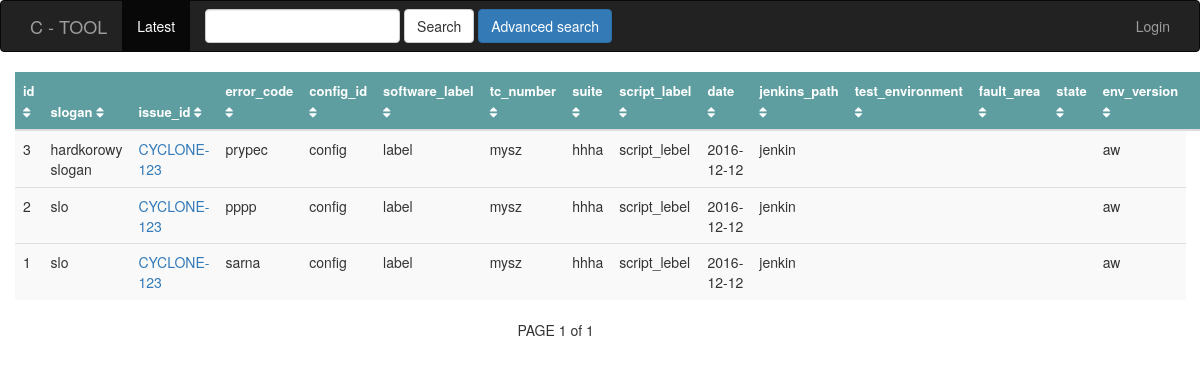
Before: / with the older database file.
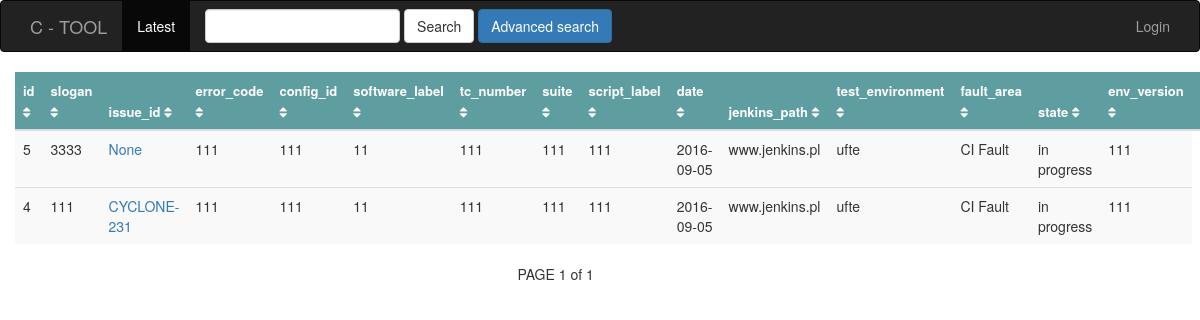
After: the same page with the newer database file.
### errors/models.py (models this page shows, shortened)
class Error(models.Model):
    slogan = models.CharField(max_length=200)
    issue_id = models.CharField(max_length=200)
    error_code = models.CharField(max_length=200)
    config_id = models.CharField(max_length=200)
    software_label = models.CharField(max_length=200)
    tc_number = models.CharField(max_length=200)
    suite = models.CharField(max_length=200)
    script_label = models.CharField(max_length=200)
    date = models.DateField()
    jenkins_path = models.CharField(max_length=200)
    test_environment = models.CharField(max_length=200, blank=False,
                                        choices=[('ufte', 'ufte'), ('hibiscus', 'hibiscus')],
                                        null=False)
    fault_area = models.CharField(max_length=200, blank=False,
                                  choices=[('CI Fault', 'CI Fault'), ('Product Fault', 'Product Fault')],
                                  null=False)
    state = models.CharField(max_length=200, blank=False,
                             choices=[('in progress', 'in progress'), ('frozen', 'frozen'), ('solved', 'solved')],
                             null=False)
    comment = models.TextField(max_length=1000)
    env_version = models.CharField(max_length=100)
    created_by = models.CharField(max_length=200)
    def get_fields(self):
        all_fields = []
        for field in Error._meta.fields:
            if field.name != 'comment':
                all_fields.append(field)
        return [(field.name, field.value_to_string(self)) for field in all_fields]
    def parse_url_address_to_issue_id(self):
        pattern = r'.*eriref=([A-Z]{2}\d{5})'
        matcher = re.match(pattern, self.issue_id)
        if matcher:
            return matcher.group(1)
        pattern = r'.*report=([A-Z]{3}-[A-Z]{2}-\d+)'
        matcher = re.match(pattern, self.issue_id)
        if matcher:
            return matcher.group(1)
        pattern = r'.*browse\/(.+)'
        matcher = re.match(pattern, self.issue_id)
        if matcher:
            return matcher.group(1)
        pattern = r'^TBD$'
        matcher = re.match(pattern, self.issue_id)
        if matcher:
            return 'TBD'

### errors/views.py (the view)
# urls.py: url(r'^$', views.index, name='index'),
def index(request):
    all_errors_list = Error.objects.order_by('-id')
    post_errors_to_session(request, all_errors_list)
    paginator = Paginator(all_errors_list, 15)
    page = request.GET.get('page')
    try:
        all_errors = paginator.page(page)
    except PageNotAnInteger:
        all_errors = paginator.page(1)
    except EmptyPage:
        all_errors = paginator.page(paginator.num_pages)
    query = request.GET.get("q")
    if query:
        fields = ['created_by', 'slogan', 'issue_id', 'error_code', 'config_id', 'software_label', 'tc_number', 'suite',
                  'script_label', 'jenkins_path', 'test_environment', 'fault_area','state', 'env_version']
        values = []
        for i in range(len(fields)):
            values.append(query)
        query_result = dynamic_query(request, Error, fields, values, 'or')
        return query_result
    else:
        context = {'all_errors': all_errors,
                   'fields': Error().get_fields()}
    return render(request, 'errors/index.html', context)

### errors/views.py (called while the page is built)
def post_errors_to_session(request, errors):
    request.session['errors'] = serializers.serialize("json", errors)

### errors/templates/errors/index.html (shortened to what this page needs)
{% extends 'errors/base.html' %}
{% block body %}
    <div class="container-fluid">
        <table class="table table-striped table-hover">
            <thead style='color: ghostwhite; background-color: cadetblue'>
            <tr>
                {% for field, _ in fields %}
                    {% if field == column %}
                        <th><a href="{% url 'error:sorting' field direction %}">{{ field }} <i
                                class="{{ icon }}"></i></a></th>
                    {% else %}
                        {% if field == "created_by"%}
                            {% if user.is_authenticated %}
                                <th><a href="{% url 'error:sorting' field 'asc' %}">{{ field }} <i
                                        class="fa fa-sort"></i></a>
                                </th>
                            {% endif %}
                            {% else %}
                             <th><a href="{% url 'error:sorting' field 'asc' %}">{{ field }} <i
                                        class="fa fa-sort"></i></a>
                                </th>
                        {% endif %}
                    {% endif %}
                {% endfor %}
                <th></th>
            </tr>
            </thead>
            <tbody>
            {% for error in all_errors %}
                <tr data-toggle="collapse" data-target="#error{{ error.id }}" class="accordion-toggle"
                        {% if error.issue_id == 'TBD' %} style="background: #ffe8b4" {% endif %}>
                    {% for name, value in error.get_fields %}
                        {% if name == 'issue_id' %}
                            {% if value == 'TBD' %}
                                <td>{{ error.parse_url_address_to_issue_id }}</td>
                            {% else %}
                                <td><a href="{{ value }}">{{ error.parse_url_address_to_issue_id }}</a></td>
                            {% endif %}
                        {% elif name == 'created_by' %}
                            {% if user.is_authenticated %}
                                <td>{{ value }}</td>
                            {% endif %}
                        {% else %}
                            <td>{{ value }}</td>
                        {% endif %}
                    {% endfor %}
                </tr>
                        </div>
            {% endfor %}
        <div class="col-md-offset-5 col-md-4">
        <span class="step-links">
            <span class="current">
                PAGE {{ all_errors.number }} of {{ all_errors.paginator.num_pages }}
            </span>
        </span>
        </div>
{% endblock %}

### errors/templates/errors/base.html (shortened to what this page needs)
<!DOCTYPE html>
<html lang="en">
<head>
    {% load staticfiles %}
    <link href="//maxcdn.bootstrapcdn.com/font-awesome/4.1.0/css/font-awesome.min.css" rel="stylesheet">
    <link rel="stylesheet" href="https://maxcdn.bootstrapcdn.com/bootstrap/3.3.7/css/bootstrap.min.css">
    <link rel="stylesheet" type="text/css" href="{% static 'errors/style.css' %}" />
</head>
<body>
<div class="navbar navbar-inverse">
    <div class="container">
        <div class="navbar-header">
            <a href='{% url 'error:index' %}' class="navbar-brand">C - TOOL</a>
        </div>
        <ul class="nav navbar-nav">
            <li class="active"><a href="{% url 'error:index' %}">Latest</a></li>
        </ul>
        <form class="navbar-form navbar-left" role="search" method="get" action="{% url 'error:index' %}">
            <div class="form-group">
                <input type="text" class="form-control" name="q" value="">
            </div>
            <button type="submit" class="btn btn-default">Search</button>
        <a class=" btn btn-primary" href="{% url 'error:advanced_search' %}" >Advanced search</a>
        </form>
        <ul class="nav navbar-nav navbar-right">
            <li>
                {% if user.is_authenticated %}
                    <a href="{% url 'error:logout_user' %}">Logout</a>
                {% else %}
                    <a href="{% url 'error:login_user' %}">Login</a>
                {% endif %}
            </li>
        </ul>
    </div>
</div>
{% block body %}
{% endblock %}
</body>
</html>

### errors/static/errors/style.css (style rules this page uses)
th a { color: white; font-size: 13px; }

Changed rows visible on the page:
removed Error: get_fields "3" "hardkorowy slogan" "prypec" "config" "label" "mysz" "hhha" "script_lebel" "2016-12-12" "jenkin" "aw", parse_url_address_to_issue_id "CYCLONE-123", date "2016-12-12" (drawn)
removed Error: get_fields "2" "slo" "pppp" "config" "label" "mysz" "hhha" "script_lebel" "2016-12-12" "jenkin" "aw", parse_url_address_to_issue_id "CYCLONE-123", date "2016-12-12" (drawn)
removed Error: get_fields "1" "slo" "sarna" "config" "label" "mysz" "hhha" "script_lebel" "2016-12-12" "jenkin" "aw", parse_url_address_to_issue_id "CYCLONE-123", date "2016-12-12" (drawn)
added Error: get_fields "5" "3333" "111" "111" "11" "111" "111" "111" "2016-09-05" "www.jenkins.pl" "ufte" "CI Fault" "in progress" "111", parse_url_address_to_issue_id "None"
added Error: get_fields "4" "111" "111" "111" "11" "111" "111" "111" "2016-09-05" "www.jenkins.pl" "ufte" "CI Fault" "in progress" "111", parse_url_address_to_issue_id "CYCLONE-231"
